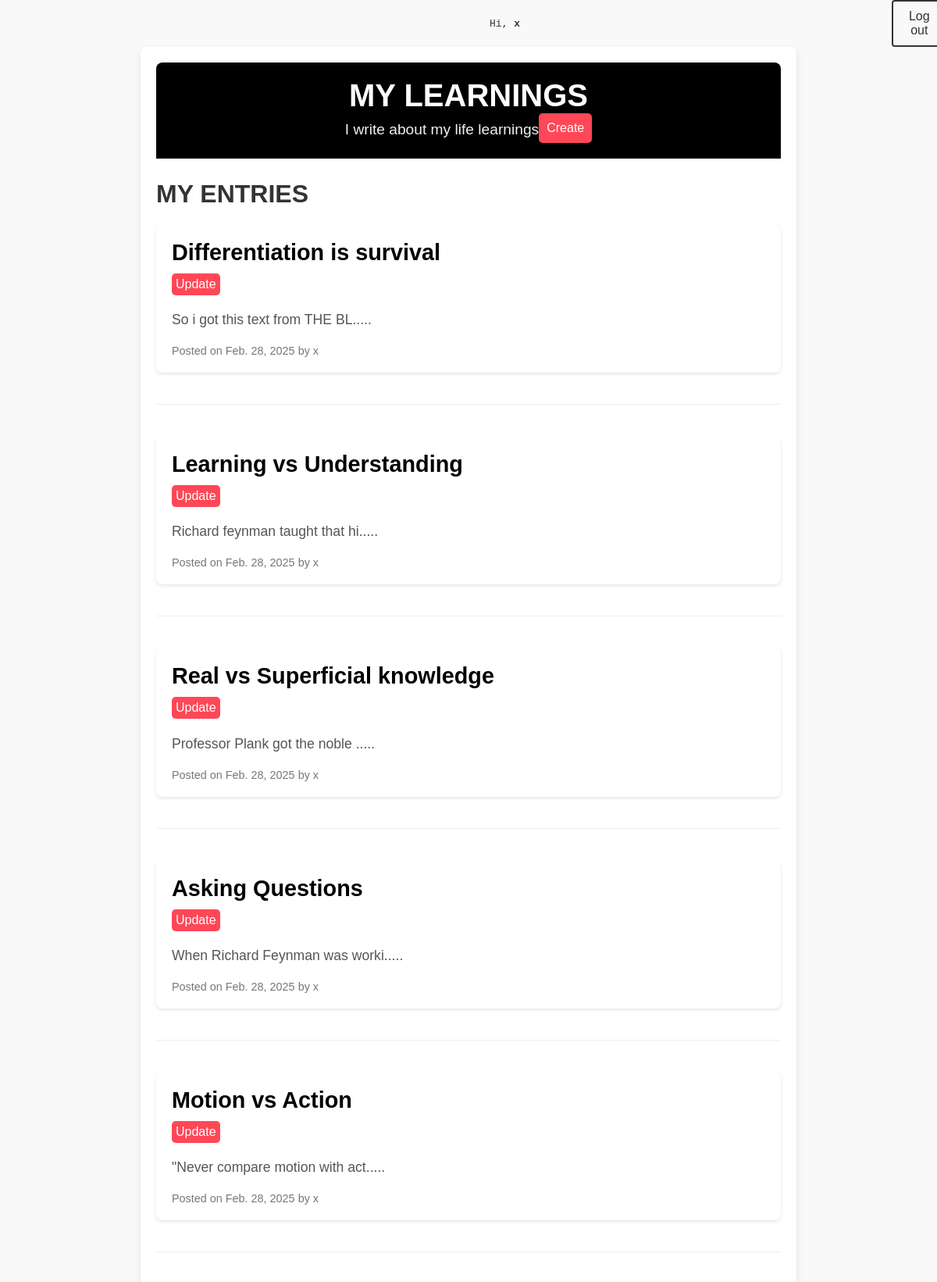
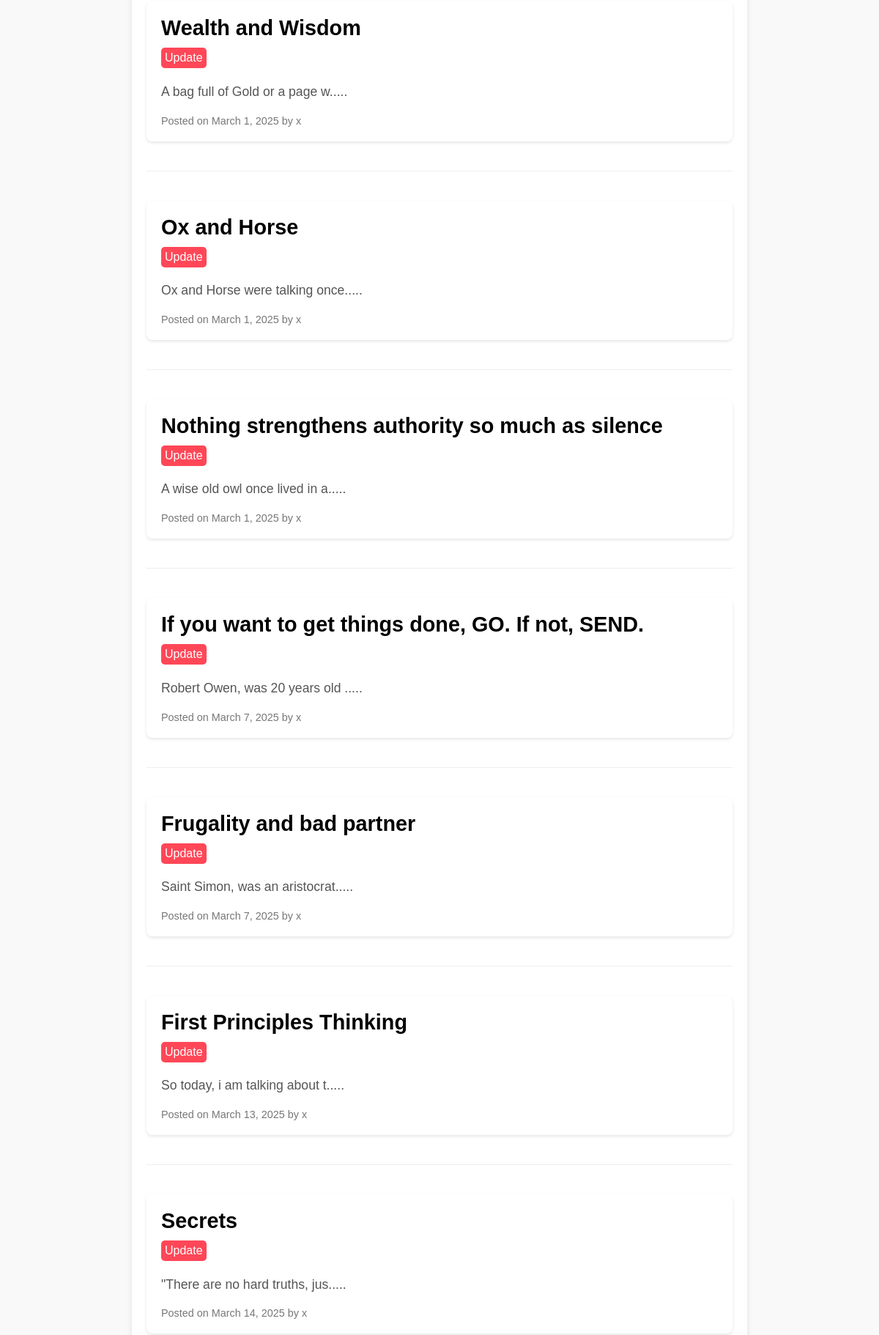
Page /blogs/entries/ (signed in, upper part) on the committed database (2 pictures, top to bottom).
### blogapp/models.py (models this page shows, shortened)
class BlogEntry(models.Model):
    title = models.CharField(max_length=100)
    author = models.ForeignKey('auth.User', on_delete=models.CASCADE)
    particular = models.TextField()
    date = models.DateField(auto_now_add=True)
    blog = models.Manager()
    slug = models.SlugField(blank=True)
    class Meta:
        verbose_name_plural = 'Blog Enteries'
    def get_absolute_url(self):
        return reverse("detail", kwargs={"slug": self.slug})

### blogapp/views.py (the view)
# urls.py: path('entries/',MainPage.as_view(), name='main'),
class MainPage(LoginRequired, ListView):
    model = BlogEntry
    template_name = 'main.html'
    context_object_name = 'blogs'
    slug_field = 'slug'
    slug_url_kwargs = 'slug'
    def get_queryset(self):
        return BlogEntry.blog.filter(author=self.request.user).order_by('date')

### blogapp/mixins.py (called while the page is built)
    def dispatch(self, request, *args, **kwargs):
        if not request.user.is_authenticated:
            return PermissionDenied("You are not allowed to view this page")
        return super().dispatch(request, *args, **kwargs)

### templates/main.html
{% extends "base.html" %}
{% block content %}
<div class="blog-container">
    <header class="blog-header">
        <h1>MY LEARNINGS</h1>
        <div class="header-content">
            <p class="subtitle">I write about my life learnings</p>
            <form action='{% url "create" %}'>
                <button type='submit' class='createbutton'>Create</button>
            </form>
        </div>
    </header>
    <section class="blog-entries">
        <h2>MY ENTRIES</h2>
        <div class="entries-list">
            {% for blog in blogs %}
                <article class="blog-entry">
                    <a href="{{ blog.get_absolute_url }}"><h3 class="entry-title"><strong>{{ blog.title }}</strong></h3></a>
                    <form action='{% url 'update' blog.slug %}'>
                        <button type='submit' class='updatebutton'>Update</button>
                    </form>
                    <p class="entry-content">{{ blog.particular|slice:":30  " }}.....</p>
                    <p class="entry-meta">Posted on {{ blog.date }} by {{ blog.author }}</p>
                </article>
                <hr class="entry-divider">
            {% endfor %}
        </div>
    </section>
</div>
{% endblock %}

### templates/base.html (shortened to what this page needs)
<!DOCTYPE html>
{% load static %}
<html lang="en">
<head>
    <link href="{% static 'css/style.css' %}" rel="stylesheet" >
</head>
<body>
    <div class='logins'>
        {% if user.is_authenticated %}
            <pre>                                                                                  Hi, <strong>{{ user.username }}                                                             </strong></pre>
            <form method="post" action="{% url 'logout' %}">
                <button type="submit" class='logout'>Log out</button>
            </form>
        {% else %}
            <a href='{% url 'login' %}'>Log in</a>
        {% endif %}
    </div>
    {% block content %}
    {% endblock %}
</body>
</html>

### static/css/style.css (style rules this page uses)
body { font-family: "Arial", sans-serif; background-color: #f9f9f9; color: #333; margin: 0; padding: 0; }
.blog-container { max-width: 800px; margin: 0 auto; padding: 20px; background-color: #fff; box-shadow: 0 4px 8px rgba(0, 0, 0, 0.1); border-radius: 8px; }
.blog-header { display: flex; flex-direction: column; align-items: center; padding: 20px 0; background-color: #000000; color: #fff; border-radius: 8px 8px 0 0; }
.blog-header h1 { font-size: 2.5rem; margin: 0; }
.header-content { display: flex; justify-content: center; }
.createbutton { background-color: #ff4757; color: white; border: none; padding: 10px 10px; font-size: 1rem; cursor: pointer; border-radius: 5px; }
.updatebutton { background-color: #ff4757; color: white; border: none; padding: 5px 5px; font-size: 1rem; cursor: pointer; border-radius: 5px; }
.blog-header .subtitle { font-size: 1.2rem; margin: 10px 0 0; color: #f1f1f1; }
.blog-entries { margin-top: 20px; }
.blog-entries h2 { font-size: 2rem; color: #333; margin-bottom: 20px; }
.entries-list { display: flex; flex-direction: column; gap: 20px; }
.blog-entry { background-color: #fff; padding: 20px; border-radius: 8px; box-shadow: 0 2px 4px rgba(0, 0, 0, 0.1); }
.entry-title { font-size: 1.8rem; color: #000000; margin: 0 0 10px; }
.entry-content { font-size: 1.1rem; line-height: 1.6; color: #555; }
.entry-meta { font-size: 0.9rem; color: #777; margin: 10px 0 0; }
.entry-divider { border: 0; height: 1px; background: #eee; margin: 20px 0; }
a { text-decoration: none; }
.logins { display: flex; width: 100%; justify-content: center; align-items: center; }
.logout { background-color: transparent; color: #333; border: 2px solid #333; padding: 10px 20px; border-radius: 4px; font-size: 16px; cursor: pointer; }

### rows in the picture
BlogEntry: title "Differentiation is survival", particular "So i got this text from THE BL", date "Feb. 28, 2025", author "x"
BlogEntry: title "Learning vs Understanding", particular "Richard feynman taught that hi", date "Feb. 28, 2025", author "x"
BlogEntry: title "Real vs Superficial knowledge", particular "Professor Plank got the noble", date "Feb. 28, 2025", author "x"
BlogEntry: title "Asking Questions", particular "When Richard Feynman was worki", date "Feb. 28, 2025", author "x"
BlogEntry: title "Motion vs Action", particular "\"Never compare motion with act", date "Feb. 28, 2025", author "x"
BlogEntry: title "Wealth and Wisdom", particular "A bag full of Gold or a page w", date "March 1, 2025", author "x"
BlogEntry: title "Ox and Horse", particular "Ox and Horse were talking once", date "March 1, 2025", author "x"
BlogEntry: title "Nothing strengthens authority so much as silence", particular "A wise old owl once lived in a", date "March 1, 2025", author "x"
BlogEntry: title "If you want to get things done, GO. If not, SEND.", particular "Robert Owen, was 20 years old", date "March 7, 2025", author "x"
BlogEntry: title "Frugality and bad partner", particular "Saint Simon, was an aristocrat", date "March 7, 2025", author "x"
BlogEntry: title "First Principles Thinking", particular "So today, i am talking about t", date "March 13, 2025", author "x"
BlogEntry: title "Secrets", particular "\"There are no hard truths, jus", date "March 14, 2025", author "x"

### other values in the picture
{{ user.username }} "x"
